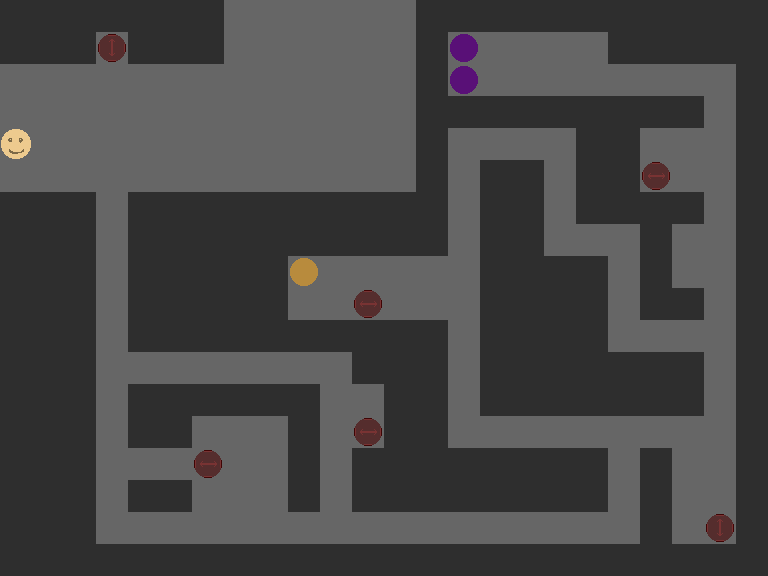

A level layout from a 2D game, rendered from its tile map. Below: a short description, then the map file with tile-grid data replaced by summaries:
An orthogonal 24x18 tile map with 32x32 px tiles, 2 tile layers (bg, fg).

<map version="1.2" tiledversion="1.3.3" orientation="orthogonal" renderorder="left-down" width="24" height="18" tilewidth="32" tileheight="32" infinite="0" nextlayerid="3" nextobjectid="1">
 <tileset firstgid="1" source="tilset.tsx" />
 <layer id="1" name="bg" width="24" height="18">
  <data>[432 cells, 432 non-empty, 2 distinct tile ids]</data>
 </layer>
 <layer id="2" name="fg" width="24" height="18">
  <data>[432 cells, 10 non-empty, 5 distinct tile ids]</data>
 </layer>
</map>
